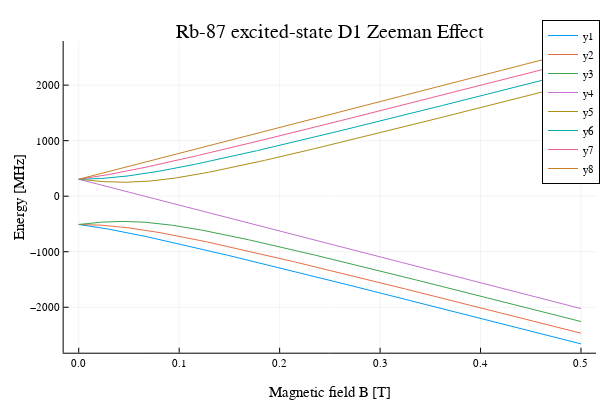

Here is the notebook cell this chart was saved with:
### Markdown cell above
## RB D1 Excited State ##
The D1 excited state is a $2P_{1/2}$ state with $L=1$ and $J=1/2$. Thus, the Landé factor $g_J$ will be different.

### Code cell
Aexc=407.25                # Hyperfine structure of the ground state of H, A*hbar/(2*pi), in MHz. 
B₀=range(0,0.5,step=0.001)    # 1.0*10^(-4)     Magnetic field in Tesla
ω₀=-(q/(2*mₑ))*B₀/10^6 
gJ=LandeFactor(0.5,1.0,0.5)
# Now let us work on the excited state. It is identically the same, but has a different magnetic dipole constant. 
HlistExc = [Aexc*IJfmbasis2 + gJ * (ω/(2*pi)) * Jzfmbasis for ω=ω₀]         # The Hamiltonian is in the FM basis. 
resultsExc=[eigenstates(dense((Hfm+dagger(Hfm))/2)) for Hfm=HlistExc];      # (Hfm+dagger(Hfm))/2 makes the Hamiltonian Hermitian. It should have been, but was not due to numerical errors.
E1exc=[resultsExc[i][1][1] for i=range(1,length=length(resultsExc))]
E2exc=[resultsExc[i][1][2] for i=range(1,length=length(resultsExc))]
E3exc=[resultsExc[i][1][3] for i=range(1,length=length(resultsExc))]
E4exc=[resultsExc[i][1][4] for i=range(1,length=length(resultsExc))]
E5exc=[resultsExc[i][1][5] for i=range(1,length=length(resultsExc))]
E6exc=[resultsExc[i][1][6] for i=range(1,length=length(resultsExc))]
E7exc=[resultsExc[i][1][7] for i=range(1,length=length(resultsExc))]
E8exc=[resultsExc[i][1][8] for i=range(1,length=length(resultsExc))]
Plots.plot(B₀,[E1exc,E2exc,E3exc,E4exc,E5exc,E6exc,E7exc,E8exc],xaxis="Magnetic field B [T]", yaxis="Energy [MHz]", title="Rb-87 excited-state D1 Zeeman Effect")

### Figure 1 — Plotly figure (JSON) as saved in the notebook; plotly's stock layout.template omitted (floating-point values rounded to 4 significant figures; data arrays with more than 128 entries replaced by an {"elided": "..."} marker saying what was removed)
{"data": [{"colorbar": {"title": ""}, "legendgroup": "y1", "line": {"color": "rgba(0, 154, 250, 1.000)", "dash": "solid", "shape": "linear", "width": 1}, "mode": "lines", "name": "y1", "showlegend": true, "type": "scatter", "x": {"elided": "501 float values"}, "xaxis": "x", "y": {"elided": "501 float values"}, "yaxis": "y", "zmax": null, "zmin": null}, {"colorbar": {"title": ""}, "legendgroup": "y2", "line": {"color": "rgba(227, 111, 71, 1.000)", "dash": "solid", "shape": "linear", "width": 1}, "mode": "lines", "name": "y2", "showlegend": true, "type": "scatter", "x": {"elided": "501 float values"}, "xaxis": "x", "y": {"elided": "501 float values"}, "yaxis": "y", "zmax": null, "zmin": null}, {"colorbar": {"title": ""}, "legendgroup": "y3", "line": {"color": "rgba(62, 164, 78, 1.000)", "dash": "solid", "shape": "linear", "width": 1}, "mode": "lines", "name": "y3", "showlegend": true, "type": "scatter", "x": {"elided": "501 float values"}, "xaxis": "x", "y": {"elided": "501 float values"}, "yaxis": "y", "zmax": null, "zmin": null}, {"colorbar": {"title": ""}, "legendgroup": "y4", "line": {"color": "rgba(195, 113, 210, 1.000)", "dash": "solid", "shape": "linear", "width": 1}, "mode": "lines", "name": "y4", "showlegend": true, "type": "scatter", "x": {"elided": "501 float values"}, "xaxis": "x", "y": {"elided": "501 float values"}, "yaxis": "y", "zmax": null, "zmin": null}, {"colorbar": {"title": ""}, "legendgroup": "y5", "line": {"color": "rgba(172, 142, 24, 1.000)", "dash": "solid", "shape": "linear", "width": 1}, "mode": "lines", "name": "y5", "showlegend": true, "type": "scatter", "x": {"elided": "501 float values"}, "xaxis": "x", "y": {"elided": "501 float values"}, "yaxis": "y", "zmax": null, "zmin": null}, {"colorbar": {"title": ""}, "legendgroup": "y6", "line": {"color": "rgba(0, 170, 174, 1.000)", "dash": "solid", "shape": "linear", "width": 1}, "mode": "lines", "name": "y6", "showlegend": true, "type": "scatter", "x": {"elided": "501 float values"}, "xaxis": "x", "y": {"elided": "501 float values"}, "yaxis": "y", "zmax": null, "zmin": null}, {"colorbar": {"title": ""}, "legendgroup": "y7", "line": {"color": "rgba(237, 94, 147, 1.000)", "dash": "solid", "shape": "linear", "width": 1}, "mode": "lines", "name": "y7", "showlegend": true, "type": "scatter", "x": {"elided": "501 float values"}, "xaxis": "x", "y": {"elided": "501 float values"}, "yaxis": "y", "zmax": null, "zmin": null}, {"colorbar": {"title": ""}, "legendgroup": "y8", "line": {"color": "rgba(198, 130, 37, 1.000)", "dash": "solid", "shape": "linear", "width": 1}, "mode": "lines", "name": "y8", "showlegend": true, "type": "scatter", "x": {"elided": "501 float values"}, "xaxis": "x", "y": {"elided": "501 float values"}, "yaxis": "y", "zmax": null, "zmin": null}], "layout": {"annotations": [{"font": {"color": "rgba(0, 0, 0, 1.000)", "family": "sans-serif", "size": 20}, "rotation": 0, "showarrow": false, "text": "Rb-87 excited-state D1 Zeeman Effect", "x": 0.5498, "xanchor": "center", "xref": "paper", "y": 1, "yanchor": "top", "yref": "paper"}], "height": 400, "legend": {"bgcolor": "rgba(255, 255, 255, 1.000)", "bordercolor": "rgba(0, 0, 0, 1.000)", "borderwidth": 1, "font": {"color": "rgba(0, 0, 0, 1.000)", "family": "sans-serif", "size": 11}, "title": {"font": {"color": "rgba(0, 0, 0, 1.000)", "family": "sans-serif", "size": 15}, "text": ""}, "tracegroupgap": 0, "traceorder": "normal", "x": 1, "xanchor": "auto", "y": 1, "yanchor": "auto"}, "margin": {"b": 20, "l": 0, "r": 0, "t": 20}, "paper_bgcolor": "rgba(255, 255, 255, 1.000)", "plot_bgcolor": "rgba(255, 255, 255, 1.000)", "showlegend": true, "width": 600, "xaxis": {"anchor": "y", "domain": [0.1061, 0.9934], "gridcolor": "rgba(0, 0, 0, 0.100)", "gridwidth": 0.5, "linecolor": "rgba(0, 0, 0, 1.000)", "mirror": false, "range": [-0.015, 0.515], "showgrid": true, "showline": true, "showticklabels": true, "tickangle": 0, "tickcolor": "rgb(0, 0, 0)", "tickfont": {"color": "rgba(0, 0, 0, 1.000)", "family": "sans-serif", "size": 11}, "tickmode": "array", "ticks": "inside", "ticktext": ["0.0", "0.1", "0.2", "0.3", "0.4", "0.5"], "tickvals": [0, 0.1, 0.2, 0.3, 0.4, 0.5], "title": "Magnetic field B [T]", "titlefont": {"color": "rgba(0, 0, 0, 1.000)", "family": "sans-serif", "size": 15}, "type": "-", "visible": true, "zeroline": false, "zerolinecolor": "rgba(0, 0, 0, 1.000)"}, "yaxis": {"anchor": "x", "domain": [0.07581, 0.9415], "gridcolor": "rgba(0, 0, 0, 0.100)", "gridwidth": 0.5, "linecolor": "rgba(0, 0, 0, 1.000)", "mirror": false, "range": [-2818.0, 2794.0], "showgrid": true, "showline": true, "showticklabels": true, "tickangle": 0, "tickcolor": "rgb(0, 0, 0)", "tickfont": {"color": "rgba(0, 0, 0, 1.000)", "family": "sans-serif", "size": 11}, "tickmode": "array", "ticks": "inside", "ticktext": ["−2000", "−1000", "0", "1000", "2000"], "tickvals": [-2000, -1000, 0, 1000, 2000], "title": "Energy [MHz]", "titlefont": {"color": "rgba(0, 0, 0, 1.000)", "family": "sans-serif", "size": 15}, "type": "-", "visible": true, "zeroline": false, "zerolinecolor": "rgba(0, 0, 0, 1.000)"}}}
